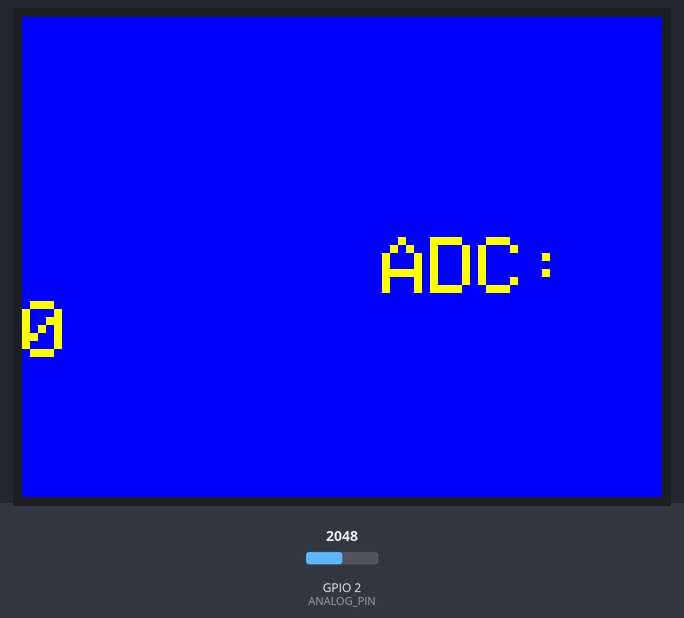
A sketch run on a simulated ESP32. On the bench: 320×240 colour display. Inputs (shaded band) come from the test bench; at power-on: GPIO 2 (ANALOG_PIN) = 2048. What the sketch prints to the serial monitor is not drawn.

Above: at 6.4 s.
6.5 s: GPIO 2 (ANALOG_PIN) set to 1960
At 8.4 s:
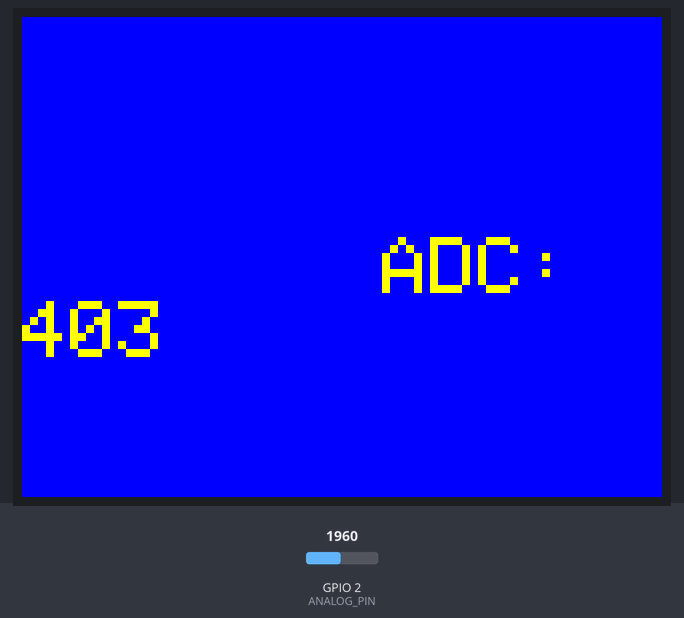
9.5 s: GPIO 2 (ANALOG_PIN) set to 2040
At 11.5 s:
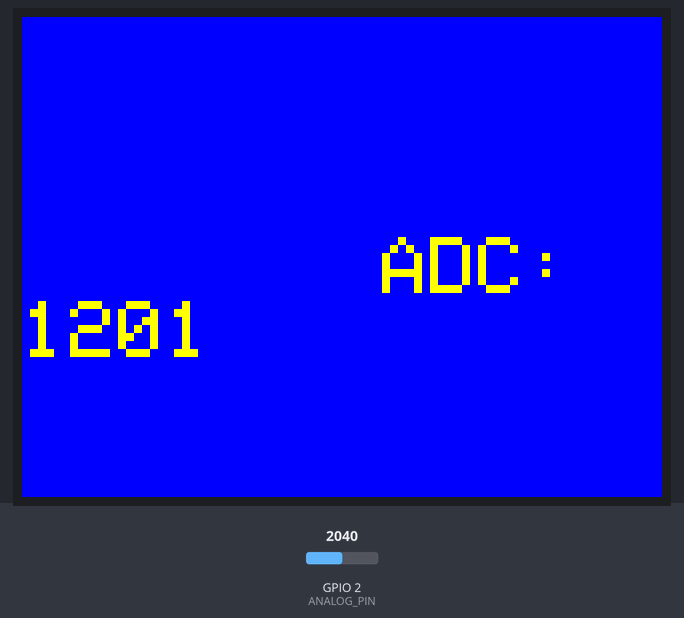
12.5 s: GPIO 2 (ANALOG_PIN) set to 2047
At 15.8 s:
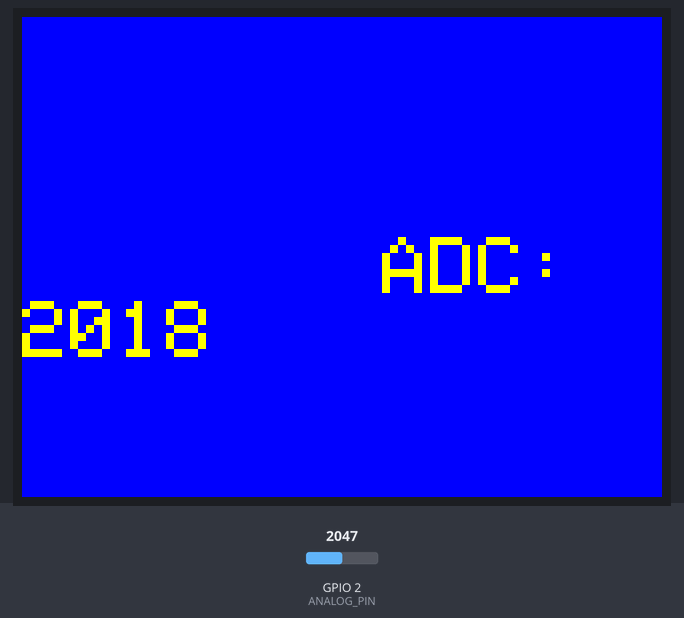
Timing chart, 0 to 17.3 s (numbered marks = the images above; inputs shaded):
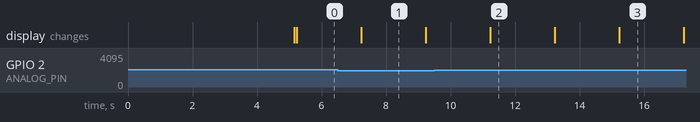

Measured:
- after the input at 9.5 s, the display: changes after 1.7 s (image 2)
- what the display in image 1 shows lasts 2.0 s, from 7.2 s to 9.2 s

The sketch:

Presure_sensor_graduation_display_02.ino
```cpp
#include <Arduino.h>
#include <TFT_eSPI.h>

#define ANALOG_PIN 2  // Използваме GPIO2 за аналогов вход

const int numMeasurements = 10;  // Брой измервания за осредняване
const int numAverages = 10;  // Брой усреднени стойности за допълнително осредняване

int adcReadings[numMeasurements];  // Масив за съхранение на измерванията
int adcAverages[numAverages];  // Масив за съхранение на усреднените стойности

int adcIndex = 0;  // Индекс за текущото измерване
int avgIndex = 0;  // Индекс за текущата усреднена стойност

unsigned long lastMeasurementTime = 0;
unsigned long lastPrintTime = 0;

TFT_eSPI tft = TFT_eSPI();  // Създаване на обект за TFT дисплея

void setup() {
  Serial.begin(9600);  // Започваме сериен монитор на 9600 бауда
  analogSetAttenuation(ADC_11db); // Настройка на затихването за обхват 0-3.3V

  Serial.println("Инициализация...");
  delay(5000);  // Пауза за уравновесяване на нивото на стенда

  // Инициализация на масивите с нули
  for (int i = 0; i < numMeasurements; i++) {
    adcReadings[i] = 0;
  }
  for (int i = 0; i < numAverages; i++) {
    adcAverages[i] = 0;
  }

  Serial.println("Инициализация завършена");

  tft.begin();
  tft.setRotation(3);  // Ротация на екрана в позиция 3
  tft.fillScreen(TFT_BLUE);  // Задаваме син фон
  tft.setTextColor(TFT_YELLOW, TFT_BLUE);  // Задаваме жълти букви на син фон
  tft.setTextSize(4);  // Задаваме размера на текста
}

void loop() {
  unsigned long currentTime = millis();

  // Осредняване на 10 измервания през 0,1 секунда
  if (currentTime - lastMeasurementTime >= 100) {
    lastMeasurementTime = currentTime;

    adcReadings[adcIndex] = analogRead(ANALOG_PIN);
    adcIndex = (adcIndex + 1) % numMeasurements;

    if (adcIndex == 0) {
      // Изчисляване на средната стойност на 10 измервания
      int total = 0;
      for (int i = 0; i < numMeasurements; i++) {
        total += adcReadings[i];
      }
      int average = total / numMeasurements;

      // Съхраняване на усреднената стойност в масива с усреднени стойности
      adcAverages[avgIndex] = average;
      avgIndex = (avgIndex + 1) % numAverages;
    }
  }

  // Принтиране на осредненото измерване на всеки 2 секунди
  if (currentTime - lastPrintTime >= 2000) {
    lastPrintTime = currentTime;

    // Осредняване на последните 10 усреднени стойности
    int avgTotal = 0;
    for (int i = 0; i < numAverages; i++) {
      avgTotal += adcAverages[i];
    }
    int finalAverage = avgTotal / numAverages;

    // Принтиране на осредненото измерване
    Serial.print("АЦП усреднено = ");
    Serial.println(finalAverage);

    // Визуализиране на стойността на дисплея
    tft.setCursor(180, 110);  // Задаваме курсора горе вляво
    tft.print("ADC: ");
    tft.fillRect(180+120, 110, 96, 28, TFT_BLUE);  // Изчистваме предишното показание

    tft.println(finalAverage);
  }
}
```
